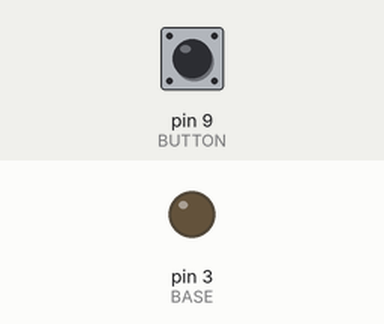
The sketch below on a simulated Arduino Uno, built with avr-gcc and run on an emulated ATmega328P. On the bench: output pins drawn as LEDs (lit = HIGH). The test bench sets the inputs (shaded band); at power-on: pin 9 (BUTTON) LOW.

Above: at 1.2 s.
1.3 s: pin 9 (BUTTON) pulled HIGH for 0.15 s
At 1.37 s:
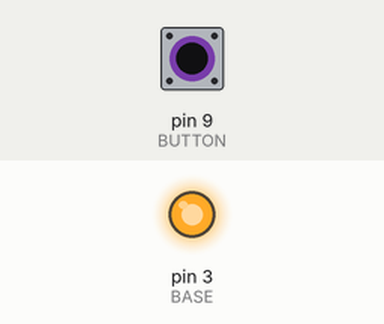
2.9 s: pin 9 (BUTTON) pulled HIGH for 3.2 s
At 6.6 s:
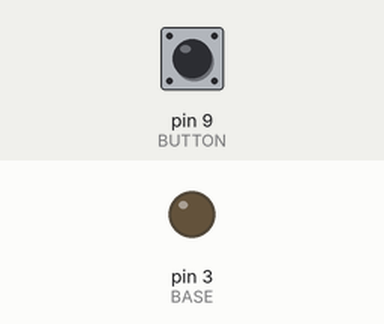
Timing chart, 0 to 8.1 s (numbered marks = the images above; inputs shaded):
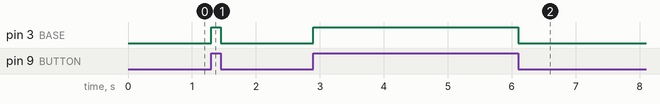

Measured:
- after the input at 1.3 s, pin 3 (BASE): LOW → HIGH at once, → LOW 0.15 s later
- after the input at 2.9 s, pin 3 (BASE): LOW → HIGH at once, → LOW 3.2 s later

The sketch:

NOT_GATE.ino
```cpp
/*
https://www.tinkercad.com/things/laxQNZixSoh
*/

#define BASE 3
#define BUTTON 9


void setup() {
  // put your setup code here, to run once:
   pinMode(BASE,OUTPUT);
   pinMode(BUTTON,INPUT);
   Serial.begin(9600);
}

void loop() {
  bool status=false;

  if(digitalRead(BUTTON)==1)
     status=true;
  else
      status=false;

  digitalWrite(BASE,status);
  digitalWrite(13,status);


}
```
